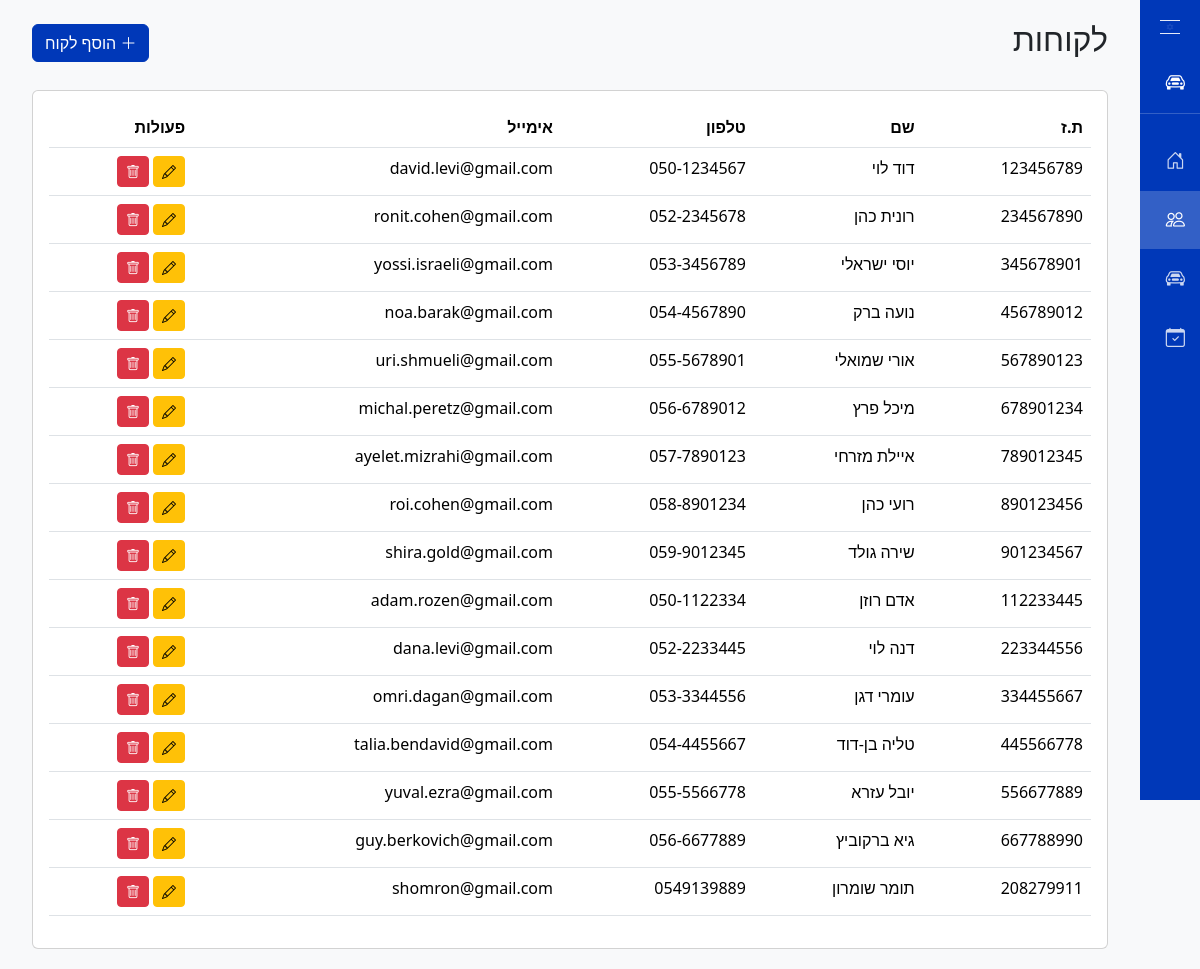
/customers, run on an earlier commit of the app's database.
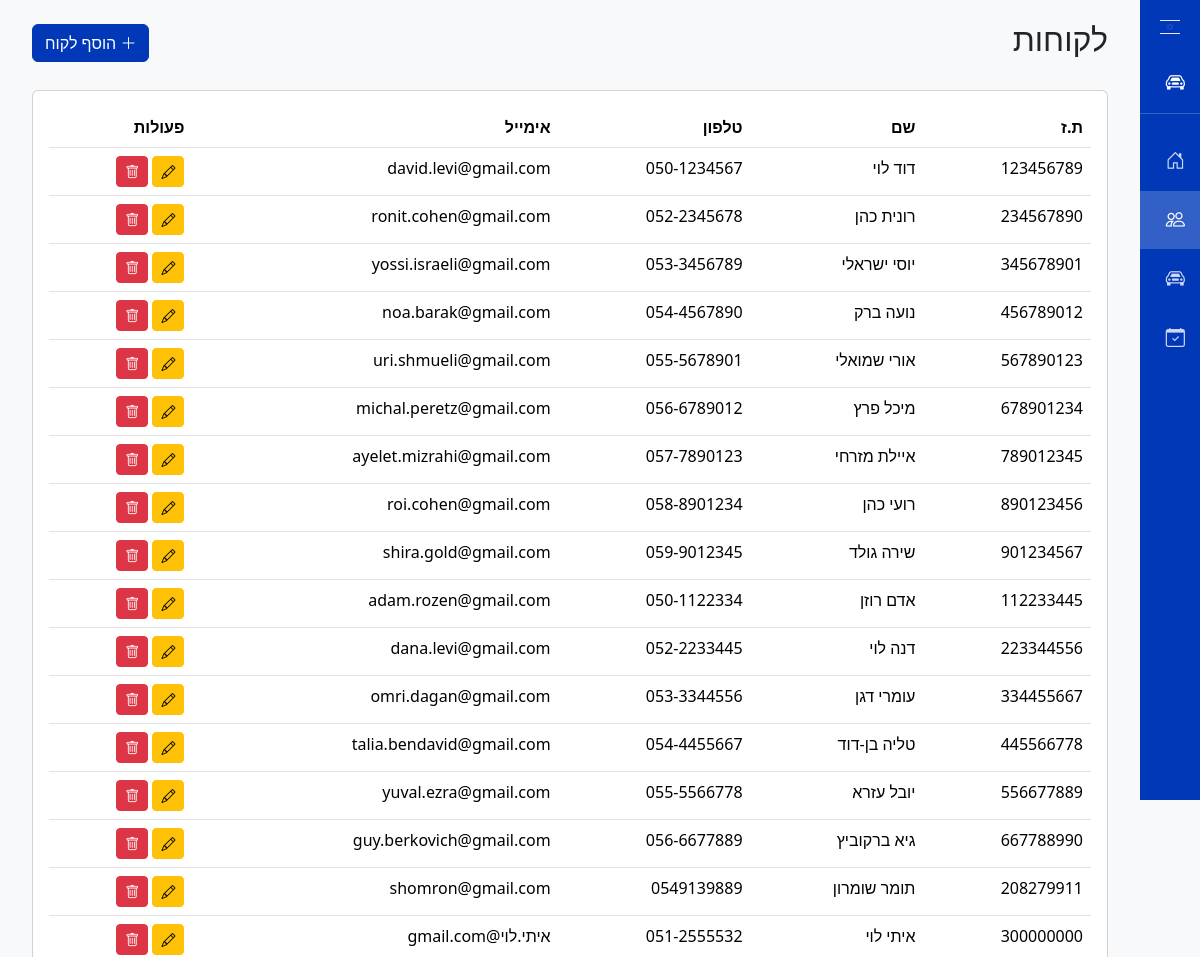
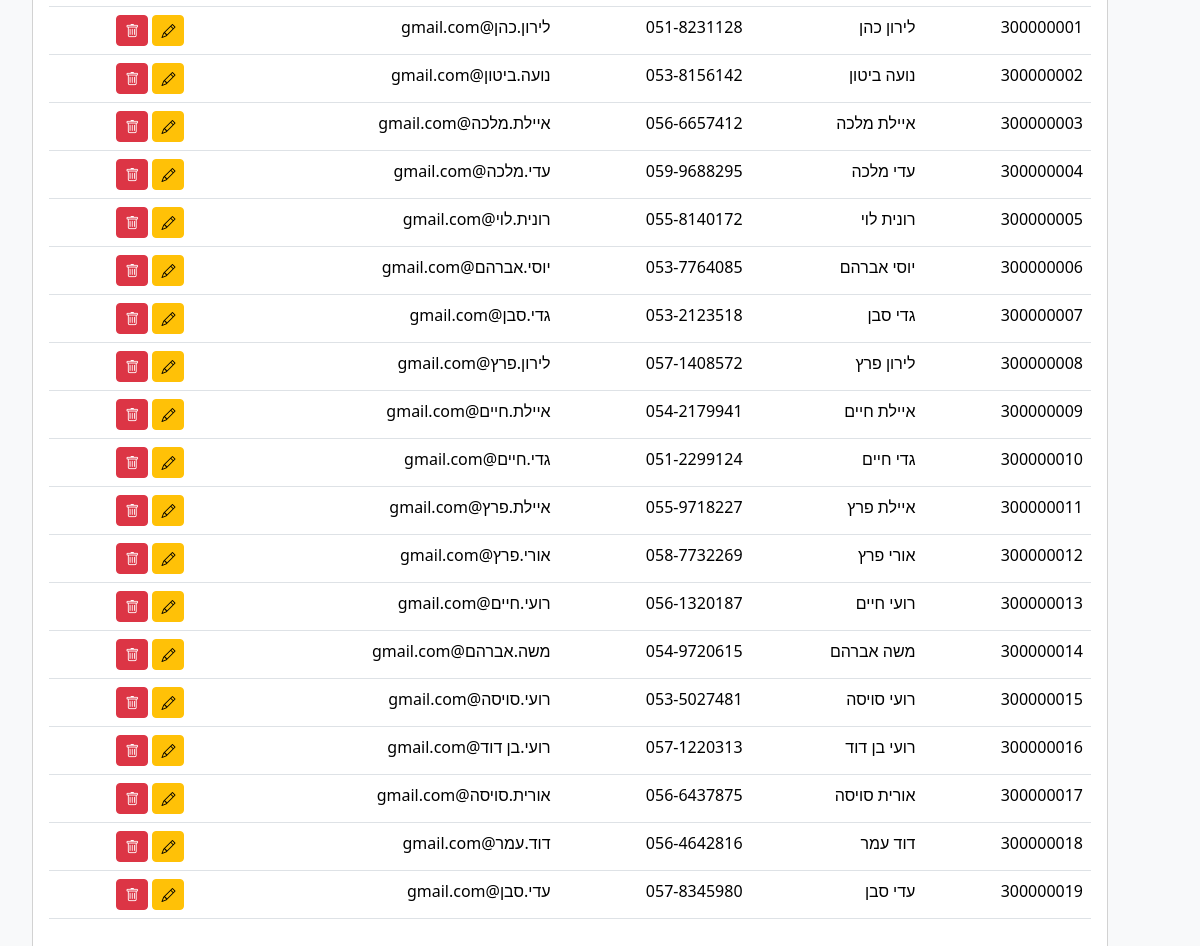
And on a later commit of the database (2 pictures, top to bottom).
### tables this page shows
CREATE TABLE Customer (
            id TEXT PRIMARY KEY,
            name TEXT NOT NULL,
            phone TEXT,
            email TEXT
        );

### app.py (the view)
@app.route('/customers')
def customers():
    customers_list = get_customers()
    return render_template('customers.html', customers=customers_list)

### app.py (called while the page is built)
def get_customers():
    conn = sqlite3.connect("rental_system.db")
    c = conn.cursor()
    c.execute("SELECT id, name, phone, email FROM Customer")
    customers = c.fetchall()
    conn.close()
    return customers

### templates/customers.html (shortened to what this page needs)
{% extends "layout.html" %}
{% block content %}
<div class="row mb-4">
    <div class="col-12">
        <div class="d-flex justify-content-between align-items-center">
            <h2>לקוחות</h2>
            <button type="button" class="btn btn-primary" data-bs-toggle="modal" data-bs-target="#addCustomerModal">
                <i class="bi bi-plus-lg"></i> הוסף לקוח
            </button>
        </div>
    </div>
</div>
<div class="row">
    <div class="col-12">
        <div class="card">
            <div class="card-body">
                <div class="table-responsive">
                    <table class="table">
                        <thead>
                            <tr>
                                <th>ת.ז</th>
                                <th>שם</th>
                                <th>טלפון</th>
                                <th>אימייל</th>
                                <th>פעולות</th>
                            </tr>
                        </thead>
                        <tbody>
                            {% for customer in customers %}
                            <tr>
                                <td>{{ customer[0] }}</td>
                                <td>{{ customer[1] }}</td>
                                <td>{{ customer[2] }}</td>
                                <td>{{ customer[3] }}</td>
                                <td>
                                    <button class="btn btn-sm btn-warning">
                                        <i class="bi bi-pencil"></i>
                                    </button>
                                    <form action="{{ url_for('delete_customer') }}" method="POST" style="display: inline;">
                                        <button type="submit" class="btn btn-sm btn-danger" onclick="return confirm('האם אתה בטוח שברצונך למחוק לקוח זה?')">
                                            <i class="bi bi-trash"></i>
                                        </button>
                                    </form>
                                </td>
                            </tr>
                            {% endfor %}
                        </tbody>
                    </table>
                </div>
            </div>
        </div>
    </div>
</div>
{% endblock %}

### templates/layout.html (shortened to what this page needs)
<!DOCTYPE html>
<html dir="rtl" lang="he">
<head>
    <link href="https://cdn.jsdelivr.net/npm/bootstrap@5.3.2/dist/css/bootstrap.min.css" rel="stylesheet">
    <link rel="stylesheet" href="https://cdn.jsdelivr.net/npm/bootstrap-icons@1.11.1/font/bootstrap-icons.css">
</head>
<body>
    <div class="sidebar">
        <div class="israel-flag">
            <div class="flag-stripe-top"></div>
            <div class="flag-stripe-bottom"></div>
            <svg viewBox="0 0 100 100" style="position: absolute; top: 50%; left: 50%; transform: translate(-50%, -50%); width: 60%; height: 60%;">
                <path d="M50 10 L85 70 L15 70 Z M50 90 L15 30 L85 30 Z"
                      fill="none"
                      stroke="rgba(255, 255, 255, 0.9)"
                      stroke-width="1"
                      stroke-linejoin="round"/>
            </svg>
        </div>
        <nav>
            <div class="d-flex flex-column h-100">
                <div class="logo-section">
                    <i class="bi bi-car-front"></i>
                </div>
                <div class="mt-2">
                    <a href="{{ url_for('index') }}" class="nav-link {{ 'active' if request.endpoint == 'index' }}">
                        <i class="bi bi-house-door"></i>
                    </a>
                    <a href="{{ url_for('customers') }}" class="nav-link {{ 'active' if request.endpoint == 'customers' }}">
                        <i class="bi bi-people"></i>
                    </a>
                    <a href="{{ url_for('vehicles') }}" class="nav-link {{ 'active' if request.endpoint == 'vehicles' }}">
                        <i class="bi bi-car-front"></i>
                    </a>
                    <a href="{{ url_for('rentals') }}" class="nav-link {{ 'active' if request.endpoint == 'rentals' }}">
                        <i class="bi bi-calendar-check"></i>
                    </a>
                </div>
            </div>
        </nav>
    </div>
    <div class="main-content">
        <div class="container-fluid">
            {% block content %}{% endblock %}
        </div>
    </div>
</body>
</html>

### templates/layout.html (style rules this page uses)
:root { --israel-blue: #0038B8; }
body { min-height: 100vh; background-color: #f8f9fa; }
a { color: var(--israel-blue); text-decoration: none; }
.btn-primary { background-color: var(--israel-blue); border-color: var(--israel-blue); }
.sidebar { width: 60px; height: 100vh; position: fixed; top: 0; right: 0; background: var(--israel-blue); transition: width 0.3s ease; overflow: hidden; z-index: 1000; }
.israel-flag { position: relative; width: 20px; height: 14px; margin: 20px auto; transition: all 0.3s ease; }
.flag-stripe-top, .flag-stripe-bottom { position: absolute; width: 100%; height: 1px; background: rgba(255, 255, 255, 0.9); left: 0; }
.flag-stripe-top { top: 0; }
.flag-stripe-bottom { bottom: 0; }
.nav-link { position: relative; width: 100%; display: flex; align-items: center; padding: 15px; color: rgba(255, 255, 255, 0.8); text-decoration: none; transition: all 0.3s ease; white-space: nowrap; }
.nav-link i { width: 30px; text-align: center; font-size: 1.2rem; margin-left: 15px; }
.nav-link.active { color: white; background-color: rgba(255, 255, 255, 0.2); }
.logo-section { padding: 15px; color: white; white-space: nowrap; border-bottom: 1px solid rgba(255, 255, 255, 0.2); margin-bottom: 10px; display: flex; align-items: center; }
.logo-section i { width: 30px; font-size: 1.2rem; text-align: center; margin-left: 15px; }
.main-content { margin-right: 60px; padding: 20px; transition: margin-right 0.3s ease; }

What changed in the data, as far as the page shows it:
added Customer: id "300000000", name "איתי לוי", phone "051-2555532", email "איתי.לוי@gmail.com"
added Customer: id "300000001", name "לירון כהן", phone "051-8231128", email "לירון.כהן@gmail.com"
added Customer: id "300000002", name "נועה ביטון", phone "053-8156142", email "נועה.ביטון@gmail.com"
added Customer: id "300000003", name "איילת מלכה", phone "056-6657412", email "איילת.מלכה@gmail.com"
added Customer: id "300000004", name "עדי מלכה", phone "059-9688295", email "עדי.מלכה@gmail.com"
added Customer: id "300000005", name "רונית לוי", phone "055-8140172", email "רונית.לוי@gmail.com"
added Customer: id "300000006", name "יוסי אברהם", phone "053-7764085", email "יוסי.אברהם@gmail.com"
added Customer: id "300000007", name "גדי סבן", phone "053-2123518", email "גדי.סבן@gmail.com"
added Customer: id "300000008", name "לירון פרץ", phone "057-1408572", email "לירון.פרץ@gmail.com"
added Customer: id "300000009", name "איילת חיים", phone "054-2179941", email "איילת.חיים@gmail.com"
added Customer: id "300000010", name "גדי חיים", phone "051-2299124", email "גדי.חיים@gmail.com"
added Customer: id "300000011", name "איילת פרץ", phone "055-9718227", email "איילת.פרץ@gmail.com"
added Customer: id "300000012", name "אורי פרץ", phone "058-7732269", email "אורי.פרץ@gmail.com"
added Customer: id "300000013", name "רועי חיים", phone "056-1320187", email "רועי.חיים@gmail.com"
added Customer: id "300000014", name "משה אברהם", phone "054-9720615", email "משה.אברהם@gmail.com"
added Customer: id "300000015", name "רועי סויסה", phone "053-5027481", email "רועי.סויסה@gmail.com"
added Customer: id "300000016", name "רועי בן דוד", phone "057-1220313", email "רועי.בן דוד@gmail.com"
added Customer: id "300000017", name "אורית סויסה", phone "056-6437875", email "אורית.סויסה@gmail.com"
added Customer: id "300000018", name "דוד עמר", phone "056-4642816", email "דוד.עמר@gmail.com"
added Customer: id "300000019", name "עדי סבן", phone "057-8345980", email "עדי.סבן@gmail.com"
